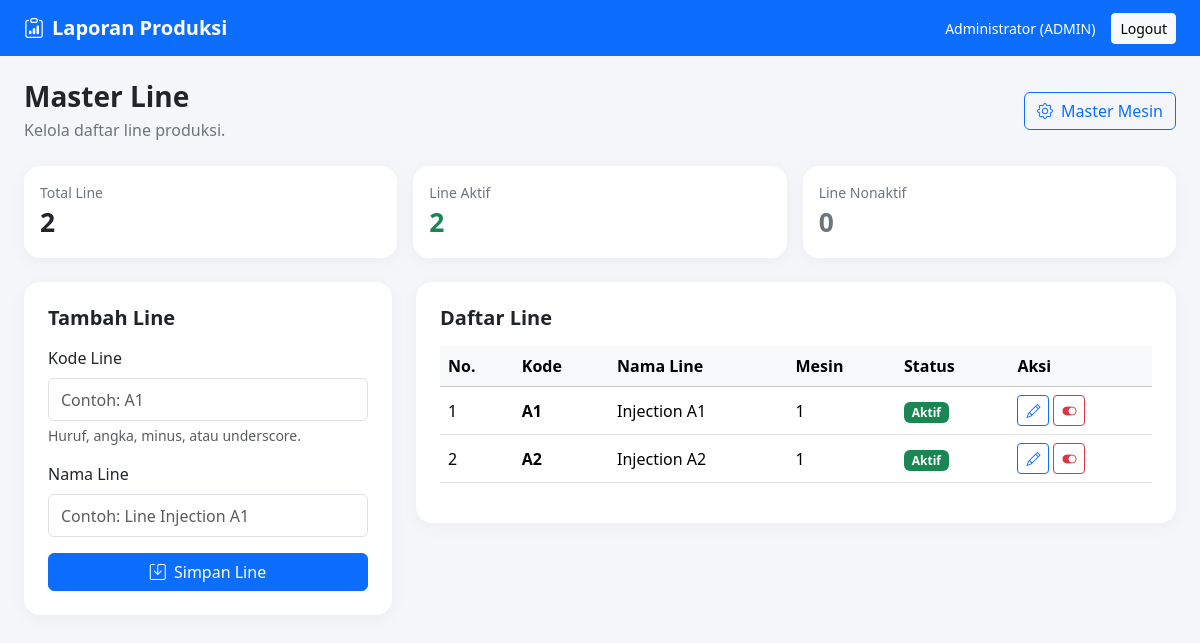
The app's page /master/line.php (signed in) with its own data.
### tables this page shows
CREATE TABLE `master_line` (
  `id` int(10) UNSIGNED NOT NULL,
  `kode_line` varchar(30) NOT NULL,
  `nama_line` varchar(100) NOT NULL,
  `status` enum('AKTIF','NONAKTIF') NOT NULL DEFAULT 'AKTIF',
  `created_at` timestamp NOT NULL DEFAULT current_timestamp(),
  `updated_at` timestamp NOT NULL DEFAULT current_timestamp() ON UPDATE current_timestamp()
);

### master/line.php (the view, shortened to what this page needs)
<?php
require_once __DIR__ . '/../config/koneksi.php';
function e($value): string
{
    return htmlspecialchars((string) $value, ENT_QUOTES, 'UTF-8');
}
$editData = null;
$sql = "
    SELECT
        l.id,
        l.kode_line,
        l.nama_line,
        l.status,
        l.created_at,
        COUNT(m.id) AS jumlah_mesin
    FROM master_line l
    LEFT JOIN master_mesin m ON m.line_id = l.id
    GROUP BY
        l.id, l.kode_line, l.nama_line,
        l.status, l.created_at
    ORDER BY l.kode_line ASC
";
$result = $conn->query($sql);
$totalLine = 0;
$totalAktif = 0;
$totalNonaktif = 0;
$lines = [];
while ($row = $result->fetch_assoc()) {
    $lines[] = $row;
    $totalLine++;
    if ($row['status'] === 'AKTIF') {
        $totalAktif++;
    } else {
        $totalNonaktif++;
    }
}
?>
<!DOCTYPE html>
<html lang="id">
<head>
    <link href="https://cdn.jsdelivr.net/npm/bootstrap@5.3.3/dist/css/bootstrap.min.css"
          rel="stylesheet">
    <link href="https://cdn.jsdelivr.net/npm/bootstrap-icons@1.11.3/font/bootstrap-icons.css"
          rel="stylesheet">
</head>
<body>
<nav class="navbar navbar-dark bg-primary">
    <div class="container-fluid px-3 px-lg-4">
        <a class="navbar-brand fw-semibold" href="../dashboard/index.php">
            <i class="bi bi-clipboard-data me-2"></i>Laporan Produksi
        </a>
        <div class="d-flex align-items-center gap-3 text-white">
            <span class="small d-none d-sm-inline">
                <?= e($_SESSION['nama'] ?? 'Pengguna') ?>
                (<?= e(strtoupper($_SESSION['role'])) ?>)
            </span>
            <a href="../auth/logout.php"
               class="btn btn-light btn-sm">Logout</a>
        </div>
    </div>
</nav>
<div class="container-fluid px-3 px-lg-4 py-4">
    <div class="d-flex flex-wrap justify-content-between align-items-center gap-2 mb-4">
        <div>
            <h3 class="fw-bold mb-1">Master Line</h3>
            <div class="text-secondary">
                Kelola daftar line produksi.
            </div>
        </div>
        <a href="mesin.php" class="btn btn-outline-primary">
            <i class="bi bi-gear me-1"></i> Master Mesin
        </a>
    </div>
    <div class="row g-3 mb-4">
        <div class="col-12 col-md-4">
            <div class="card page-card">
                <div class="card-body">
                    <div class="text-secondary small">Total Line</div>
                    <div class="stat-number"><?= $totalLine ?></div>
                </div>
            </div>
        </div>
        <div class="col-6 col-md-4">
            <div class="card page-card">
                <div class="card-body">
                    <div class="text-secondary small">Line Aktif</div>
                    <div class="stat-number text-success"><?= $totalAktif ?></div>
                </div>
            </div>
        </div>
        <div class="col-6 col-md-4">
            <div class="card page-card">
                <div class="card-body">
                    <div class="text-secondary small">Line Nonaktif</div>
                    <div class="stat-number text-secondary"><?= $totalNonaktif ?></div>
                </div>
            </div>
        </div>
    </div>
    <div class="row g-4">
        <div class="col-12 col-lg-4">
            <div class="card page-card">
                <div class="card-body p-4">
                    <h5 class="fw-bold mb-3">
                        <?= $editData ? 'Edit Line' : 'Tambah Line' ?>
                    </h5>
                    <form method="POST">
                        <div class="mb-3">
                            <label class="form-label">Kode Line</label>
                            <input type="text" name="kode_line"
                                   class="form-control"
                                   maxlength="30"
                                   placeholder="Contoh: A1"
                                   value="<?= e($editData['kode_line'] ?? '') ?>"
                                   pattern="[A-Za-z0-9_-]+"
                                   required>
                            <div class="form-text">
                                Huruf, angka, minus, atau underscore.
                            </div>
                        </div>
                        <div class="mb-3">
                            <label class="form-label">Nama Line</label>
                            <input type="text" name="nama_line"
                                   class="form-control"
                                   maxlength="100"
                                   placeholder="Contoh: Line Injection A1"
                                   value="<?= e($editData['nama_line'] ?? '') ?>"
                                   required>
                        </div>
                        <button type="submit" class="btn btn-primary w-100">
                            <i class="bi bi-save me-1"></i>
                            <?= $editData ? 'Simpan Perubahan' : 'Simpan Line' ?>
                        </button>
                    </form>
                </div>
            </div>
        </div>
        <div class="col-12 col-lg-8">
            <div class="card page-card">
                <div class="card-body p-3 p-lg-4">
                    <h5 class="fw-bold mb-3">Daftar Line</h5>
                    <div class="table-responsive">
                        <table class="table table-hover align-middle">
                            <thead class="table-light">
                                <tr>
                                    <th>No.</th>
                                    <th>Kode</th>
                                    <th>Nama Line</th>
                                    <th>Mesin</th>
                                    <th>Status</th>
                                    <th>Aksi</th>
                                </tr>
                            </thead>
                            <tbody>
                            <?php if (!$lines): ?>
                                <tr>
                                    <td colspan="6" class="text-center text-secondary py-4">
                                        Belum ada data line.
                                    </td>
                                </tr>
                            <?php else: ?>
                                <?php foreach ($lines as $i => $line): ?>
                                    <tr>
                                        <td><?= $i + 1 ?></td>
                                        <td class="fw-semibold"><?= e($line['kode_line']) ?></td>
                                        <td><?= e($line['nama_line']) ?></td>
                                        <td><?= (int) $line['jumlah_mesin'] ?></td>
                                        <td>
                                            <?php if ($line['status'] === 'AKTIF'): ?>
                                                <span class="badge text-bg-success">Aktif</span>
                                            <?php else: ?>
                                                <span class="badge text-bg-secondary">Nonaktif</span>
                                            <?php endif; ?>
                                        </td>
                                        <td>
                                            <div class="d-flex gap-1">
                                                <a href="line.php?edit=<?= (int) $line['id'] ?>"
                                                   class="btn btn-sm btn-outline-primary"
                                                   title="Edit">
                                                    <i class="bi bi-pencil"></i>
                                                </a>
                                                <form method="POST"
                                                      onsubmit="return confirm('Yakin ingin mengubah status line ini?')">
                                                    <button type="submit"
                                                            class="btn btn-sm <?= $line['status'] === 'AKTIF' ? 'btn-outline-danger' : 'btn-outline-success' ?>"
                                                            title="<?= $line['status'] === 'AKTIF' ? 'Nonaktifkan' : 'Aktifkan' ?>">
                                                        <i class="bi <?= $line['status'] === 'AKTIF' ? 'bi-toggle-on' : 'bi-toggle-off' ?>"></i>
                                                    </button>
                                                </form>
                                            </div>
                                        </td>
                                    </tr>
                                <?php endforeach; ?>
                            <?php endif; ?>
                            </tbody>
                        </table>
                    </div>
                </div>
            </div>
        </div>
    </div>
</div>
</body>
</html>

### master/line.php (style rules this page uses)
body { background: #f4f6fa; }
.page-card { border: 0; border-radius: 16px; box-shadow: 0 4px 18px rgba(0,0,0,.04); }
.stat-number { font-size: 1.65rem; font-weight: 700; }
.table th { white-space: nowrap; }
.form-control { min-height: 43px; }

### records on screen
master_line: kode_line "A1", nama_line "Injection A1", jumlah_mesin "1", status "Aktif"
master_line: kode_line "A2", nama_line "Injection A2", jumlah_mesin "1", status "Aktif"

### other values on screen
$_SESSION['nama'] "Administrator"
$_SESSION['role'] "ADMIN"
$totalLine "2"
$totalAktif "2"
$totalNonaktif "0"
